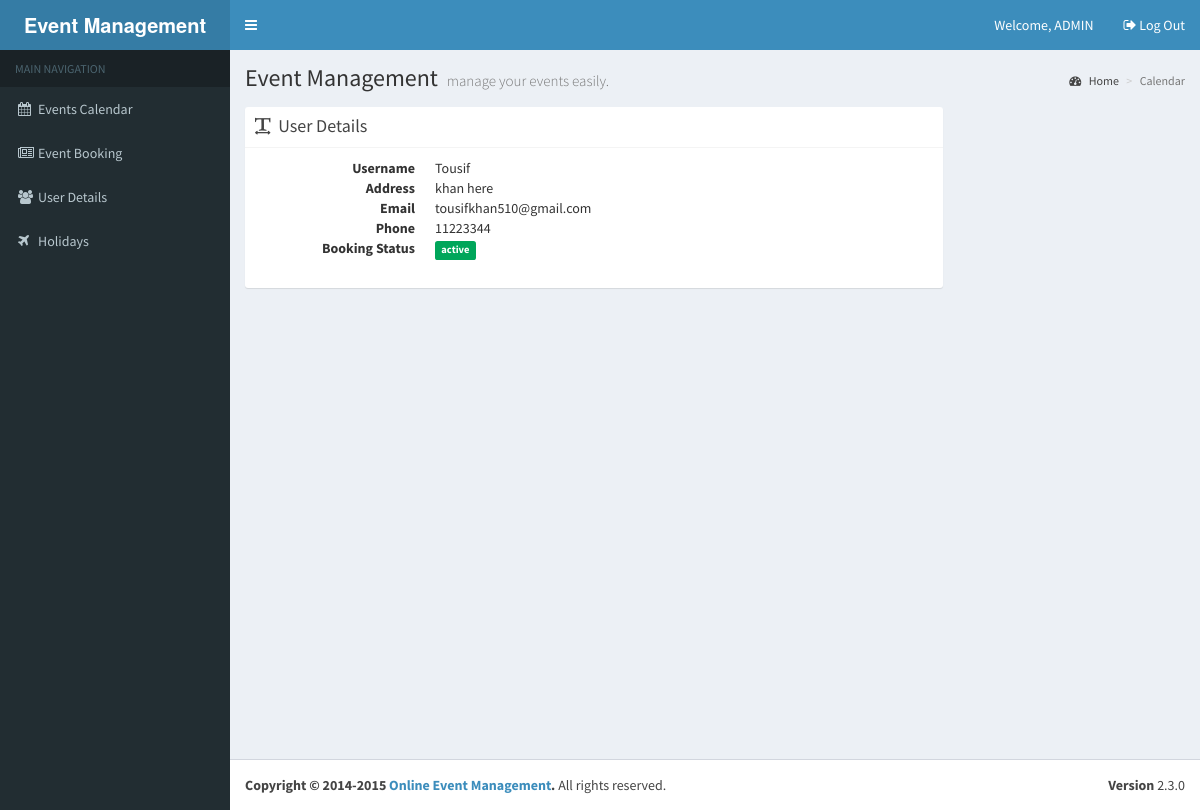
Screenshot of /event-management/event-management/views/?v=USER&ID=1 (signed in) with the database file from the repository.
### tables this page shows
CREATE TABLE `tbl_users` (
  `id` int(10) NOT NULL,
  `name` varchar(100) NOT NULL,
  `pwd` varchar(200) NOT NULL,
  `address` varchar(250) NOT NULL,
  `phone` varchar(20) NOT NULL,
  `email` varchar(100) NOT NULL,
  `type` varchar(10) NOT NULL,
  `status` varchar(10) NOT NULL,
  `bdate` varchar(100) NOT NULL
);

### event-management/event-management/library/database.php (called while the page is built, shortened)
<?php
require_once 'config.php';
$dbConn = mysqli_connect ($dbHost, $dbUser, $dbPass,$dbName);
function dbQuery($sql)
{
	global $dbConn;
	$result = mysqli_query($dbConn,$sql);
	return $result;
}
function dbFetchAssoc($result)
{
	return mysqli_fetch_assoc($result);
}
?>

### event-management/event-management/views/index.php (called while the page is built, shortened)
<?php
require_once '../include/template.php';
?>

### event-management/event-management/views/user.php (the view)
<?php
$userId = (isset($_GET['ID']) && $_GET['ID'] != '') ? $_GET['ID'] : 0;
$usql	= "SELECT * FROM tbl_users u WHERE u.id = $userId";
$res 	= dbQuery($usql);
while($row = dbFetchAssoc($res)) {
	extract($row);
	$stat = '';
	if($status == "active") {$stat = 'success';}
	else if($status == "lock") {$stat = 'warning';}
	else if($status == "inactive") {$stat = 'warning';}
	else if($status == "delete") {$stat = 'danger';}
?>
<div class="col-md-9">
  <div class="box box-solid">
    <div class="box-header with-border"> <i class="fa fa-text-width"></i>
      <h3 class="box-title">User Details</h3>
    </div>
    <div class="box-body">
      <dl class="dl-horizontal">
        <dt>Username</dt>
        <dd><?php echo $name; ?></dd>
		<dt>Address</dt>
        <dd><?php echo $address; ?></dd>
		<dt>Email</dt>
        <dd><?php echo $email; ?></dd>
		<dt>Phone</dt>
        <dd><?php echo $phone; ?></dd>
		<dt>Booking Status</dt>
        <dd><span class="label label-<?php echo $stat; ?>"><?php echo $status; ?></span></dd>
      </dl>
    </div>
  </div>
</div>
<?php
}
?>

### rows the page displays
tbl_users: name "Tousif", address "khan here", email "tousifkhan510@gmail.com", phone "11223344", status "active"

### other values shown
$_SESSION['calendar_fd_user']['name'] "ADMIN"
